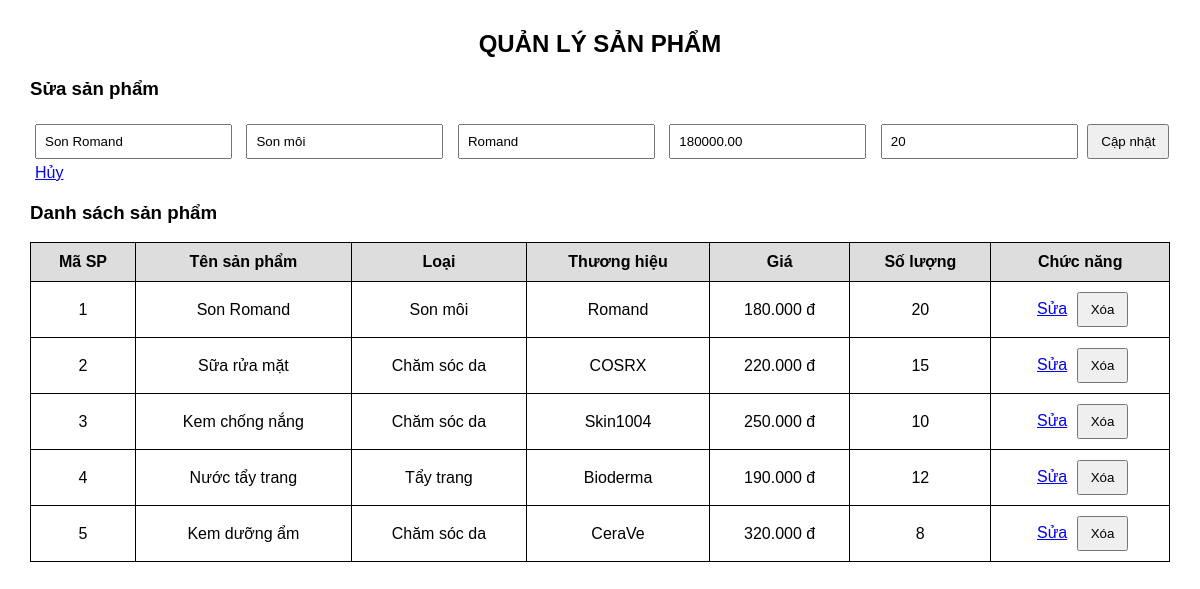
Page /BTVNCN/index.php?sua=1 on the committed database.
### tables this page shows
CREATE TABLE SanPham (
    MaSP INT AUTO_INCREMENT PRIMARY KEY,
    TenSP VARCHAR(100) NOT NULL,
    Loai VARCHAR(50),
    ThuongHieu VARCHAR(100),
    Gia DECIMAL(12,2) NOT NULL,
    SoLuong INT NOT NULL
);

### BTVNCN/index.php (the view, shortened to what this page needs)
<?php
require_once "db.php";
$sanPhamSua = null;
if (isset($_GET["sua"])) {
    $stmt = $conn->prepare("SELECT * FROM SanPham WHERE MaSP=?");
    $stmt->execute([$_GET["sua"]]);
    $sanPhamSua = $stmt->fetch(PDO::FETCH_ASSOC);
}
$dsSanPham = $conn->query("SELECT * FROM SanPham ORDER BY MaSP")->fetchAll(PDO::FETCH_ASSOC);
?>
<!DOCTYPE html>
<html lang="vi">
<head>
</head>
<body>
<h2>QUẢN LÝ SẢN PHẨM</h2>
<h3><?php echo $sanPhamSua ? "Sửa sản phẩm" : "Thêm sản phẩm"; ?></h3>
<form method="post">
    <input type="text" name="TenSP" placeholder="Tên sản phẩm"
           value="<?php echo htmlspecialchars($sanPhamSua['TenSP'] ?? ''); ?>"
           required>
    <input type="text" name="Loai" placeholder="Loại sản phẩm"
           value="<?php echo htmlspecialchars($sanPhamSua['Loai'] ?? ''); ?>">
    <input type="text" name="ThuongHieu" placeholder="Thương hiệu"
           value="<?php echo htmlspecialchars($sanPhamSua['ThuongHieu'] ?? ''); ?>">
    <input type="number" name="Gia" placeholder="Giá"
           min="0" step="0.01"
           value="<?php echo $sanPhamSua['Gia'] ?? ''; ?>" required>
    <input type="number" name="SoLuong" placeholder="Số lượng"
           min="0"
           value="<?php echo $sanPhamSua['SoLuong'] ?? ''; ?>" required>
    <?php if ($sanPhamSua): ?>
        <button type="submit" name="sua">Cập nhật</button>
        <a href="index.php">Hủy</a>
    <?php else: ?>
        <button type="submit" name="them">Thêm sản phẩm</button>
    <?php endif; ?>
</form>
<h3>Danh sách sản phẩm</h3>
<table>
    <tr>
        <th>Mã SP</th>
        <th>Tên sản phẩm</th>
        <th>Loại</th>
        <th>Thương hiệu</th>
        <th>Giá</th>
        <th>Số lượng</th>
        <th>Chức năng</th>
    </tr>
    <?php foreach ($dsSanPham as $sp): ?>
        <tr>
            <td><?php echo $sp['MaSP']; ?></td>
            <td><?php echo htmlspecialchars($sp['TenSP']); ?></td>
            <td><?php echo htmlspecialchars($sp['Loai']); ?></td>
            <td><?php echo htmlspecialchars($sp['ThuongHieu']); ?></td>
            <td><?php echo number_format($sp['Gia'], 0, ',', '.'); ?> đ</td>
            <td><?php echo $sp['SoLuong']; ?></td>
            <td>
                <a href="index.php?sua=<?php echo $sp['MaSP']; ?>">Sửa</a>
                <form method="post" style="display:inline"
                      onsubmit="return confirm('Bạn có muốn xóa sản phẩm này không?')">
                    <button type="submit" name="xoa">Xóa</button>
                </form>
            </td>
        </tr>
    <?php endforeach; ?>
</table>
</body>
</html

### BTVNCN/index.php (style rules this page uses)
body { font-family: Arial; margin: 30px; }
h2 { text-align: center; }
form { margin-bottom: 20px; }
input { padding: 8px; margin: 5px; }
button { padding: 8px 12px; cursor: pointer; }
table { width: 100%; border-collapse: collapse; }
th, td { border: 1px solid black; padding: 10px; text-align: center; }
th { background-color: #ddd; }
a { margin: 5px; }

### rows in the picture
sanpham: TenSP "Son Romand", Loai "Son môi", ThuongHieu "Romand", Gia "180000.00", SoLuong "20", MaSP "1", Gia "180.000"
sanpham: MaSP "2", TenSP "Sữa rửa mặt", Loai "Chăm sóc da", ThuongHieu "COSRX", Gia "220.000", SoLuong "15"
sanpham: MaSP "3", TenSP "Kem chống nắng", Loai "Chăm sóc da", ThuongHieu "Skin1004", Gia "250.000", SoLuong "10"
sanpham: MaSP "4", TenSP "Nước tẩy trang", Loai "Tẩy trang", ThuongHieu "Bioderma", Gia "190.000", SoLuong "12"
sanpham: MaSP "5", TenSP "Kem dưỡng ẩm", Loai "Chăm sóc da", ThuongHieu "CeraVe", Gia "320.000", SoLuong "8"
